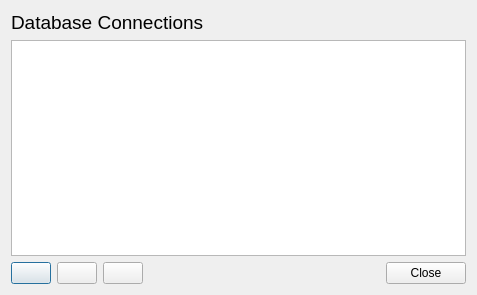
<ui version="4.0" >
 <class>Dialog</class>
 <widget class="QDialog" name="Dialog" >
  <property name="geometry" >
   <rect>
    <x>0</x>
    <y>0</y>
    <width>477</width>
    <height>295</height>
   </rect>
  </property>
  <property name="windowTitle" >
   <string>Database Connections</string>
  </property>
  <layout class="QGridLayout" >
   <item row="0" column="0" colspan="5" >
    <widget class="QLabel" name="headingLabel" >
     <property name="font" >
      <font>
       <pointsize>14</pointsize>
      </font>
     </property>
     <property name="text" >
      <string>Database Connections</string>
     </property>
    </widget>
   </item>
   <item row="1" column="0" colspan="5" >
    <widget class="QTreeView" name="treeView" />
   </item>
   <item row="2" column="0" >
    <widget class="QPushButton" name="pbAdd" >
     <property name="sizePolicy" >
      <sizepolicy vsizetype="Fixed" hsizetype="Fixed" >
       <horstretch>0</horstretch>
       <verstretch>0</verstretch>
      </sizepolicy>
     </property>
     <property name="toolTip" >
      <string>Add a new Database Connection</string>
     </property>
     <property name="statusTip" >
      <string>Add a new Database Connection</string>
     </property>
     <property name="whatsThis" >
      <string>Add a new Database Connection</string>
     </property>
     <property name="text" >
      <string/>
     </property>
     <property name="icon" >
      <iconset resource="../qdocman.qrc" >:/icons/tango-icon-theme/32x32/actions/list-add.png</iconset>
     </property>
    </widget>
   </item>
   <item row="2" column="1" >
    <widget class="QPushButton" name="pbRemove" >
     <property name="sizePolicy" >
      <sizepolicy vsizetype="Fixed" hsizetype="Fixed" >
       <horstretch>0</horstretch>
       <verstretch>0</verstretch>
      </sizepolicy>
     </property>
     <property name="toolTip" >
      <string>Remove the selected Database Connection</string>
     </property>
     <property name="statusTip" >
      <string>Remove the selected Database Connection</string>
     </property>
     <property name="whatsThis" >
      <string>Remove the selected Database Connection</string>
     </property>
     <property name="text" >
      <string/>
     </property>
     <property name="icon" >
      <iconset resource="../qdocman.qrc" >:/icons/tango-icon-theme/32x32/actions/list-remove.png</iconset>
     </property>
    </widget>
   </item>
   <item row="2" column="2" >
    <widget class="QPushButton" name="pbEdit" >
     <property name="sizePolicy" >
      <sizepolicy vsizetype="Fixed" hsizetype="Fixed" >
       <horstretch>0</horstretch>
       <verstretch>0</verstretch>
      </sizepolicy>
     </property>
     <property name="toolTip" >
      <string>Edit the selected Database Connection</string>
     </property>
     <property name="statusTip" >
      <string>Edit the selected Database Connection</string>
     </property>
     <property name="whatsThis" >
      <string>Edit the selected Database Connection</string>
     </property>
     <property name="text" >
      <string/>
     </property>
     <property name="icon" >
      <iconset resource="../qdocman.qrc" >:/icons/tango-icon-theme/32x32/actions/document-open.png</iconset>
     </property>
    </widget>
   </item>
   <item row="2" column="3" >
    <spacer>
     <property name="orientation" >
      <enum>Qt::Horizontal</enum>
     </property>
     <property name="sizeHint" >
      <size>
       <width>161</width>
       <height>20</height>
      </size>
     </property>
    </spacer>
   </item>
   <item row="2" column="4" >
    <widget class="QDialogButtonBox" name="buttonBox" >
     <property name="orientation" >
      <enum>Qt::Horizontal</enum>
     </property>
     <property name="standardButtons" >
      <set>QDialogButtonBox::Close</set>
     </property>
    </widget>
   </item>
  </layout>
 </widget>
 <resources>
  <include location="../qdocman.qrc" />
 </resources>
 <connections>
  <connection>
   <sender>buttonBox</sender>
   <signal>accepted()</signal>
   <receiver>Dialog</receiver>
   <slot>accept()</slot>
   <hints>
    <hint type="sourcelabel" >
     <x>248</x>
     <y>254</y>
    </hint>
    <hint type="destinationlabel" >
     <x>157</x>
     <y>274</y>
    </hint>
   </hints>
  </connection>
  <connection>
   <sender>buttonBox</sender>
   <signal>rejected()</signal>
   <receiver>Dialog</receiver>
   <slot>reject()</slot>
   <hints>
    <hint type="sourcelabel" >
     <x>316</x>
     <y>260</y>
    </hint>
    <hint type="destinationlabel" >
     <x>286</x>
     <y>274</y>
    </hint>
   </hints>
  </connection>
 </connections>
</ui>
